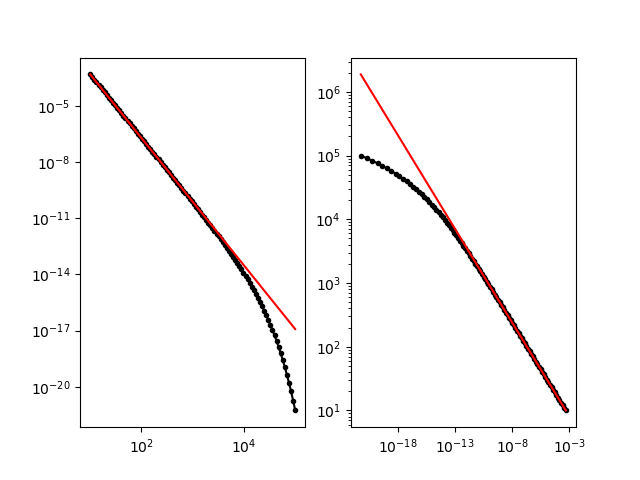

Source code (Python):
import pathlib

import matplotlib.pyplot as plt
import numpy as np

import powerfit

root = pathlib.Path(__file__).parent
basename = pathlib.Path(__file__).stem

fig, axes = plt.subplots(ncols=2)

for ax in axes:
    ax.set_xscale("log")
    ax.set_yscale("log")

x = np.logspace(1, 5, 100)
y = 1.2 * x**-3.4 * np.exp(-x / 1e4)

fit = powerfit.powerlaw(x, y, exponent=-3.4, cutoff_upper=-1)
p = fit["prefactor"] * x ** fit["exponent"]
print(fit["slice"])

axes[0].plot(x, y, c="k", marker=".")
axes[0].plot(x, p, c="r")

y = np.logspace(1, 5, 100)
x = 1.2 * y**-3.4 * np.exp(-y / 1e4)
sorter = np.argsort(x)
x = x[sorter]
y = y[sorter]

fit = powerfit.powerlaw(x, y, cutoff_lower=-1)
p = fit["prefactor"] * x ** fit["exponent"]
s = fit["slice"]

axes[1].plot(x, y, c="k", marker=".")
axes[1].plot(x, p, c="r")

plt.savefig(root / (basename + ".png"))
plt.close(fig)
